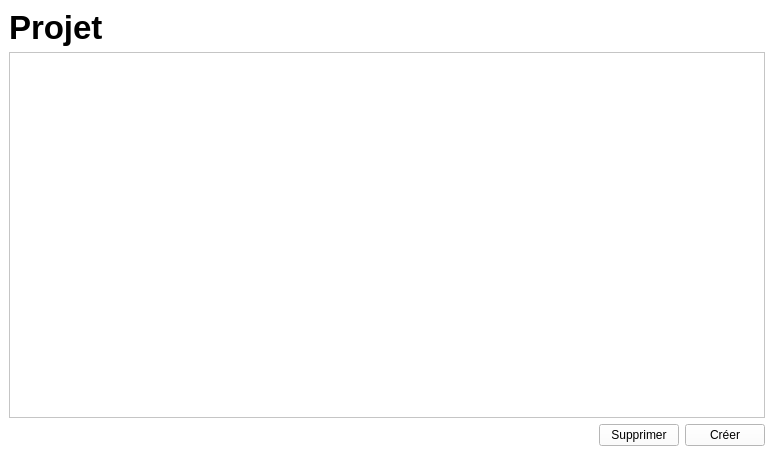
<?xml version="1.0" encoding="UTF-8"?>
<ui version="4.0">
 <class>MainWindow</class>
 <widget class="QMainWindow" name="MainWindow">
  <property name="geometry">
   <rect>
    <x>0</x>
    <y>0</y>
    <width>774</width>
    <height>455</height>
   </rect>
  </property>
  <property name="acceptDrops">
   <bool>false</bool>
  </property>
  <property name="windowTitle">
   <string>Choissisez un projet</string>
  </property>
  <property name="styleSheet">
   <string notr="true">background-color: white;</string>
  </property>
  <widget class="QWidget" name="centralwidget">
   <layout class="QVBoxLayout" name="verticalLayout">
    <item>
     <widget class="QLabel" name="projectLabel">
      <property name="font">
       <font>
        <pointsize>25</pointsize>
        <bold>true</bold>
       </font>
      </property>
      <property name="text">
       <string>Projet</string>
      </property>
     </widget>
    </item>
    <item>
     <widget class="QListView" name="projectList"/>
    </item>
    <item>
     <layout class="QHBoxLayout" name="horizontalLayout">
      <item>
       <spacer name="horizontalSpacer">
        <property name="orientation">
         <enum>Qt::Orientation::Horizontal</enum>
        </property>
        <property name="sizeHint" stdset="0">
         <size>
          <width>40</width>
          <height>20</height>
         </size>
        </property>
       </spacer>
      </item>
      <item>
       <widget class="QPushButton" name="deleteButton">
        <property name="text">
         <string>Supprimer</string>
        </property>
       </widget>
      </item>
      <item>
       <widget class="QPushButton" name="createButton">
        <property name="text">
         <string>Créer</string>
        </property>
       </widget>
      </item>
     </layout>
    </item>
   </layout>
  </widget>
 </widget>
 <resources/>
 <connections/>
</ui>
